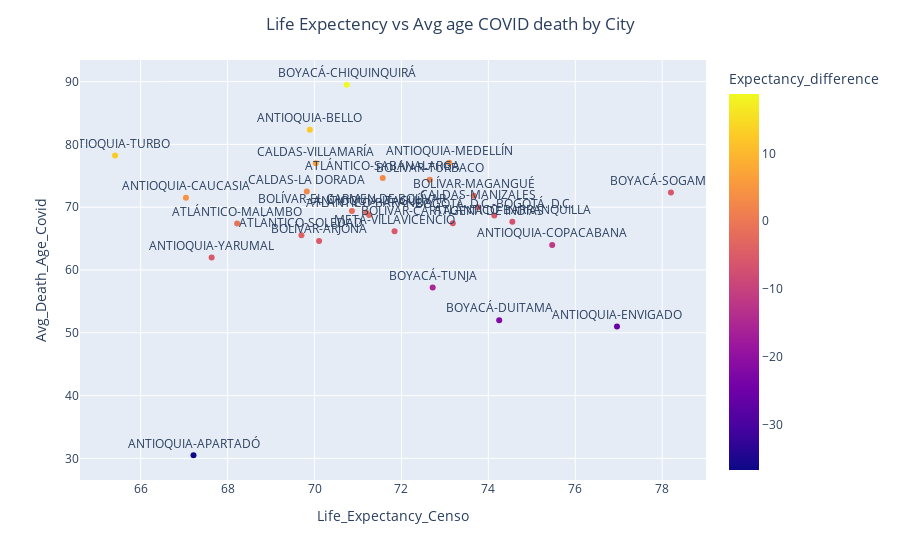

The cell this chart's notebook holds for it:
### Code cell
fig = px.scatter(df_plot[:40], x="Life_Expectancy_Censo", y="Avg_Death_Age_Covid", text="Dpto-Mpio", 
                 size_max=100, color="Expectancy_difference")
fig.update_traces(textposition='top center')
fig.update_layout(title_text='Life Expectency vs Avg age COVID death by City', title_x=0.5)
fig.show()

### Figure 1 — Plotly figure (JSON) as saved in the notebook; plotly's stock layout.template omitted (floating-point values rounded to 4 significant figures)
{"data": [{"hovertemplate": "Life_Expectancy_Censo=%{x}<br>Avg_Death_Age_Covid=%{y}<br>Dpto-Mpio=%{text}<br>Expectancy_difference=%{marker.color}<extra></extra>", "legendgroup": "", "marker": {"color": [-5.453, 3.992, -6.861, -5.736, -3.762, 12.44, -5.675, -4.164, -2.022, -25.96, -1.831, -15.52, -22.25, -36.72, -5.869, 12.84, 3.097, 1.723, 4.458, -11.47, null, null, -0.8096, -1.461, null, null, null, 18.76, 6.971, -5.48, 2.677, null, null, null, -5.633, -2.515, null, null, null, null], "coloraxis": "coloraxis", "symbol": "circle"}, "mode": "markers+text", "name": "", "orientation": "v", "showlegend": false, "text": ["BOGOTÁ. D.C.-BOGOTÁ. D.C.", "ANTIOQUIA-MEDELLÍN", "ATLÁNTICO-BARRANQUILLA", "BOLÍVAR-CARTAGENA DE INDIAS", "CALDAS-MANIZALES", "ANTIOQUIA-BELLO", "META-VILLAVICENCIO", "ATLÁNTICO-SOLEDAD", "ANTIOQUIA-ITAGÜÍ", "ANTIOQUIA-ENVIGADO", "BOLÍVAR-MAGANGUÉ", "BOYACÁ-TUNJA", "BOYACÁ-DUITAMA", "ANTIOQUIA-APARTADÓ", "BOYACÁ-SOGAMOSO", "ANTIOQUIA-TURBO", "ATLÁNTICO-SABANALARGA", "BOLÍVAR-TURBACO", "ANTIOQUIA-CAUCASIA", "ANTIOQUIA-COPACABANA", "CALDAS-RIOSUCIO", "META-ACACÍAS", "ATLÁNTICO-MALAMBO", "BOLÍVAR-EL CARMEN DE BOLÍVAR", "ANTIOQUIA-RIONEGRO", "ANTIOQUIA-SABANETA", "ANTIOQUIA-CALDAS", "BOYACÁ-CHIQUINQUIRÁ", "CALDAS-VILLAMARÍA", "BOLÍVAR-ARJONA", "CALDAS-LA DORADA", "CALDAS-CHINCHINÁ", "ANTIOQUIA-EL BAGRE", "META-GRANADA", "ANTIOQUIA-YARUMAL", "ATLÁNTICO-BARANOA", "ANTIOQUIA-BARBOSA", "CALDAS-AGUADAS", "CALDAS-ANSERMA", "BOYACÁ-PUERTO BOYACÁ"], "textposition": "top center", "type": "scatter", "x": [74.14, 73.1, 74.55, 73.18, 73.76, 69.89, 71.84, 69.7, 71.19, 76.96, 73.66, 72.72, 74.25, 67.22, 78.2, 65.41, 71.57, 72.65, 67.04, 75.47, 74.45, 69.41, 68.22, 70.86, 71.67, 75.28, 71.98, 70.74, 70.03, 70.11, 69.82, 70.66, 71.11, 69.23, 67.63, 71.26, 74.27, 72.91, 70.93, 74.97], "xaxis": "x", "y": [68.68, 77.09, 67.69, 67.45, 70, 82.33, 66.17, 65.53, 69.17, 51, 71.83, 57.2, 52, 30.5, 72.33, 78.25, 74.67, 74.38, 71.5, 64, null, null, 67.41, 69.4, null, null, null, 89.5, 77, 64.62, 72.5, null, null, null, 62, 68.74, null, null, null, null], "yaxis": "y"}], "layout": {"coloraxis": {"colorbar": {"title": {"text": "Expectancy_difference"}}, "colorscale": [[0, "#0d0887"], [0.1111, "#46039f"], [0.2222, "#7201a8"], [0.3333, "#9c179e"], [0.4444, "#bd3786"], [0.5556, "#d8576b"], [0.6667, "#ed7953"], [0.7778, "#fb9f3a"], [0.8889, "#fdca26"], [1, "#f0f921"]]}, "legend": {"tracegroupgap": 0}, "margin": {"t": 60}, "title": {"text": "Life Expectency vs Avg age COVID death by City", "x": 0.5}, "xaxis": {"anchor": "y", "domain": [0, 1], "title": {"text": "Life_Expectancy_Censo"}}, "yaxis": {"anchor": "x", "domain": [0, 1], "title": {"text": "Avg_Death_Age_Covid"}}}}
